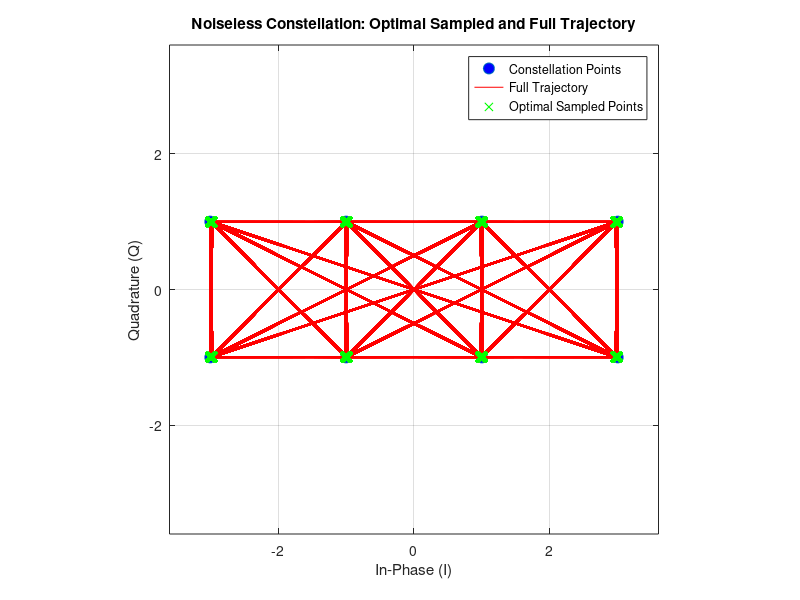

The MATLAB source for this figure:
clear all
close all
clc

%% Simulation Parameters
SpS = 64;                  
M = 8;                    
k = log2(M);              
numBits = 2^18 * k;       
numSymbols = numBits / k; 

% Let's define the constellation points (I, Q) explicitly:
constellation_points = [
    -3 -1;  % 000
    -1 -1;  % 010
     1 -1;  % 110
     3 -1;  % 100
    -3  1;  % 001
    -1  1;  % 011
     1  1;  % 111
     3  1   % 101
];

%% Generation of signal and Complex Envelope Signal
bits = randi([0, 1], 1, numBits);
bits_reshaped = reshape(bits, k, numSymbols).'; % Reshape bits into k-bit symbols

% Convert each k-bit sequence to a decimal index
decimal_indices = bi2de(bits_reshaped, 'left-msb') + 1; 

% Look up I and Q values from the constellation
tx_I = constellation_points(decimal_indices, 1);
tx_Q = constellation_points(decimal_indices, 2);

% Combine I and Q into a complex baseband signal
tx_baseband_symbols = tx_I + 1i * tx_Q;

signal_I = repelem(tx_I, SpS); % upsampling
signal_Q = repelem(tx_Q, SpS);
tx_complex_envelope = signal_I + 1i * signal_Q; 

Fs = SpS;
NFFT = 2^nextpow2(length(tx_complex_envelope)); 
Y = fftshift(fft(tx_complex_envelope, NFFT));
deltaFrequency = Fs/(NFFT);
f = (-Fs/2:deltaFrequency:Fs/2-deltaFrequency);

Ps = mean(abs(tx_complex_envelope).^2);
H = fftshift(sinc(f));
%%  Plot the noiseless constellation, both considering only the optimal sampling and the full trajectory
rx_complex_envelope_noiseless =ifft(fft(tx_complex_envelope).*H');
rx_sampled_symbols_noiseless = rx_complex_envelope_noiseless(SpS/2:SpS:end);
figure;
plot(constellation_points(:,1), constellation_points(:,2), 'o', 'MarkerSize', 8, 'MarkerFaceColor', 'b');
hold on;
plot(real(rx_sampled_symbols_noiseless), imag(rx_sampled_symbols_noiseless), 'r-', 'LineWidth', 0.5); 
plot(real(rx_sampled_symbols_noiseless), imag(rx_sampled_symbols_noiseless), 'x', 'MarkerSize', 6,'Color', 'g');
grid on;
axis equal;
title('Noiseless Constellation: Optimal Sampled and Full Trajectory');
xlabel('In-Phase (I)');
ylabel('Quadrature (Q)');
legend('Constellation Points', 'Full Trajectory', 'Optimal Sampled Points');
max_val_noiseless = max(abs(constellation_points(:))) * 1.2; % Dynamic limits
xlim([-max_val_noiseless max_val_noiseless]);
ylim([-max_val_noiseless max_val_noiseless]);
